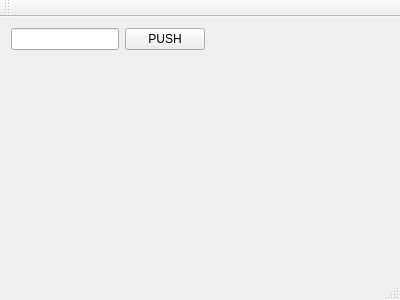
<?xml version="1.0" encoding="UTF-8"?>
<ui version="4.0">
 <class>MainWindow</class>
 <widget class="QMainWindow" name="MainWindow">
  <property name="geometry">
   <rect>
    <x>0</x>
    <y>0</y>
    <width>400</width>
    <height>300</height>
   </rect>
  </property>
  <property name="windowTitle">
   <string>MainWindow</string>
  </property>
  <widget class="QWidget" name="centralWidget">
   <layout class="QFormLayout" name="formLayout">
    <property name="sizeConstraint">
     <enum>QLayout::SetMaximumSize</enum>
    </property>
    <item row="0" column="0">
     <layout class="QHBoxLayout" name="horizontalLayout">
      <item>
       <widget class="QLineEdit" name="lineEdit"/>
      </item>
      <item>
       <widget class="QPushButton" name="btn_push">
        <property name="text">
         <string>PUSH</string>
        </property>
       </widget>
      </item>
     </layout>
    </item>
   </layout>
  </widget>
  <widget class="QMenuBar" name="menuBar">
   <property name="geometry">
    <rect>
     <x>0</x>
     <y>0</y>
     <width>400</width>
     <height>22</height>
    </rect>
   </property>
  </widget>
  <widget class="QToolBar" name="mainToolBar">
   <attribute name="toolBarArea">
    <enum>TopToolBarArea</enum>
   </attribute>
   <attribute name="toolBarBreak">
    <bool>false</bool>
   </attribute>
  </widget>
  <widget class="QStatusBar" name="statusBar"/>
 </widget>
 <layoutdefault spacing="6" margin="11"/>
 <resources/>
 <connections/>
</ui>
